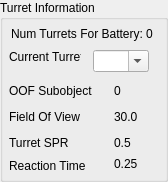
      <widget class="QGroupBox" name="IDC_STATIC_31">
        <property name="geometry">
          <rect>
            <x>20</x>
            <y>592</y>
            <width>168</width>
            <height>182</height>
          </rect>
        </property>
        <property name="title">
          <string>Turret Information</string>
        </property>
        <property name="visible">
          <bool>true</bool>
        </property>
        <property name="enabled">
          <bool>true</bool>
        </property>
        <property name="flat">
          <bool>false</bool>
        </property>
        <widget class="QLabel" name="IDC_NUM_GB_TURRETS_STATIC">
          <property name="geometry">
            <rect>
              <x>11</x>
              <y>27</y>
              <width>152</width>
              <height>16</height>
            </rect>
          </property>
          <property name="text">
            <string>Num Turrets For Battery: 0</string>
          </property>
          <property name="visible">
            <bool>true</bool>
          </property>
          <property name="enabled">
            <bool>true</bool>
          </property>
          <property name="alignment">
            <set>Qt::AlignLeft</set>
          </property>
        </widget>
        <widget class="QLabel" name="IDC_STATIC_32">
          <property name="geometry">
            <rect>
              <x>9</x>
              <y>50</y>
              <width>72</width>
              <height>16</height>
            </rect>
          </property>
          <property name="text">
            <string>Current Turret</string>
          </property>
          <property name="visible">
            <bool>true</bool>
          </property>
          <property name="enabled">
            <bool>true</bool>
          </property>
          <property name="alignment">
            <set>Qt::AlignLeft</set>
          </property>
        </widget>
        <widget class="QComboBox" name="IDC_CURRET_TURRET_COMBO">
          <property name="maxVisibleItems">
            <number>8</number>
          </property>
          <property name="geometry">
            <rect>
              <x>93</x>
              <y>50</y>
              <width>56</width>
              <height>22</height>
            </rect>
          </property>
          <property name="visible">
            <bool>true</bool>
          </property>
          <property name="enabled">
            <bool>true</bool>
          </property>
          <property name="editable">
            <bool>true</bool>
          </property>
        </widget>
        <widget class="QLabel" name="IDC_STATIC_33">
          <property name="geometry">
            <rect>
              <x>9</x>
              <y>84</y>
              <width>88</width>
              <height>16</height>
            </rect>
          </property>
          <property name="text">
            <string>OOF Subobject</string>
          </property>
          <property name="visible">
            <bool>true</bool>
          </property>
          <property name="enabled">
            <bool>true</bool>
          </property>
          <property name="alignment">
            <set>Qt::AlignLeft</set>
          </property>
        </widget>
        <widget class="QLabel" name="IDC_TURRET_SOBJ_STATIC">
          <property name="geometry">
            <rect>
              <x>114</x>
              <y>84</y>
              <width>40</width>
              <height>16</height>
            </rect>
          </property>
          <property name="text">
            <string>0</string>
          </property>
          <property name="visible">
            <bool>true</bool>
          </property>
          <property name="enabled">
            <bool>true</bool>
          </property>
          <property name="alignment">
            <set>Qt::AlignLeft</set>
          </property>
        </widget>
        <widget class="QLabel" name="IDC_STATIC_34">
          <property name="geometry">
            <rect>
              <x>9</x>
              <y>110</y>
              <width>80</width>
              <height>16</height>
            </rect>
          </property>
          <property name="text">
            <string>Field Of View</string>
          </property>
          <property name="visible">
            <bool>true</bool>
          </property>
          <property name="enabled">
            <bool>true</bool>
          </property>
          <property name="alignment">
            <set>Qt::AlignLeft</set>
          </property>
        </widget>
        <widget class="QLabel" name="IDC_TURRET_FOV_STATIC">
          <property name="geometry">
            <rect>
              <x>114</x>
              <y>110</y>
              <width>51</width>
              <height>16</height>
            </rect>
          </property>
          <property name="text">
            <string>30.0</string>
          </property>
          <property name="visible">
            <bool>true</bool>
          </property>
          <property name="enabled">
            <bool>true</bool>
          </property>
          <property name="alignment">
            <set>Qt::AlignLeft</set>
          </property>
        </widget>
        <widget class="QLabel" name="IDC_STATIC_35">
          <property name="geometry">
            <rect>
              <x>9</x>
              <y>136</y>
              <width>80</width>
              <height>16</height>
            </rect>
          </property>
          <property name="text">
            <string>Turret SPR</string>
          </property>
          <property name="visible">
            <bool>true</bool>
          </property>
          <property name="enabled">
            <bool>true</bool>
          </property>
          <property name="alignment">
            <set>Qt::AlignLeft</set>
          </property>
        </widget>
        <widget class="QLabel" name="IDC_TURRET_SPR_STATIC">
          <property name="geometry">
            <rect>
              <x>114</x>
              <y>136</y>
              <width>49</width>
              <height>16</height>
            </rect>
          </property>
          <property name="text">
            <string>0.5</string>
          </property>
          <property name="visible">
            <bool>true</bool>
          </property>
          <property name="enabled">
            <bool>true</bool>
          </property>
          <property name="alignment">
            <set>Qt::AlignLeft</set>
          </property>
        </widget>
        <widget class="QLabel" name="IDC_TURRET_REACTION_TIME_STATIC">
          <property name="geometry">
            <rect>
              <x>114</x>
              <y>157</y>
              <width>49</width>
              <height>16</height>
            </rect>
          </property>
          <property name="text">
            <string>0.25</string>
          </property>
          <property name="visible">
            <bool>true</bool>
          </property>
          <property name="enabled">
            <bool>true</bool>
          </property>
          <property name="alignment">
            <set>Qt::AlignLeft</set>
          </property>
        </widget>
        <widget class="QLabel" name="IDC_STATIC_36">
          <property name="geometry">
            <rect>
              <x>9</x>
              <y>159</y>
              <width>80</width>
              <height>16</height>
            </rect>
          </property>
          <property name="text">
            <string>Reaction Time</string>
          </property>
          <property name="visible">
            <bool>true</bool>
          </property>
          <property name="enabled">
            <bool>true</bool>
          </property>
          <property name="alignment">
            <set>Qt::AlignLeft</set>
          </property>
        </widget>
      </widget>
